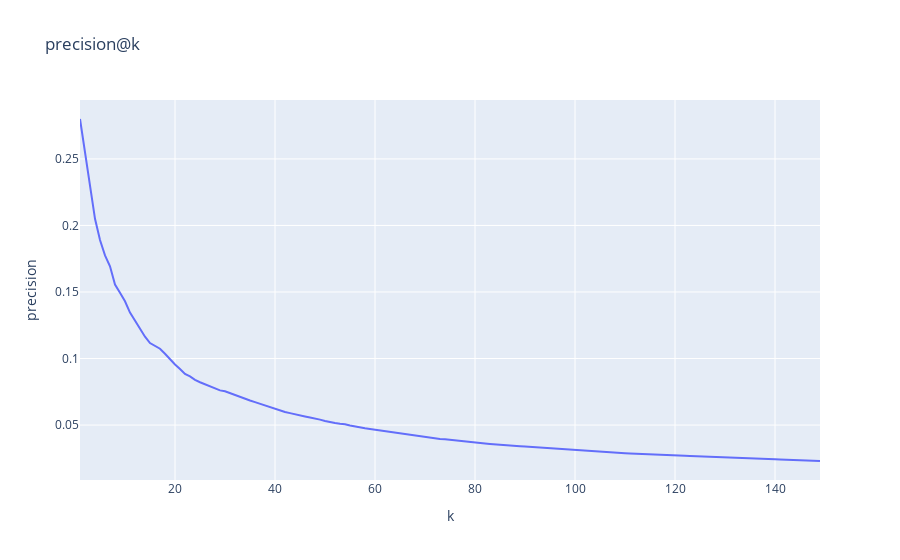
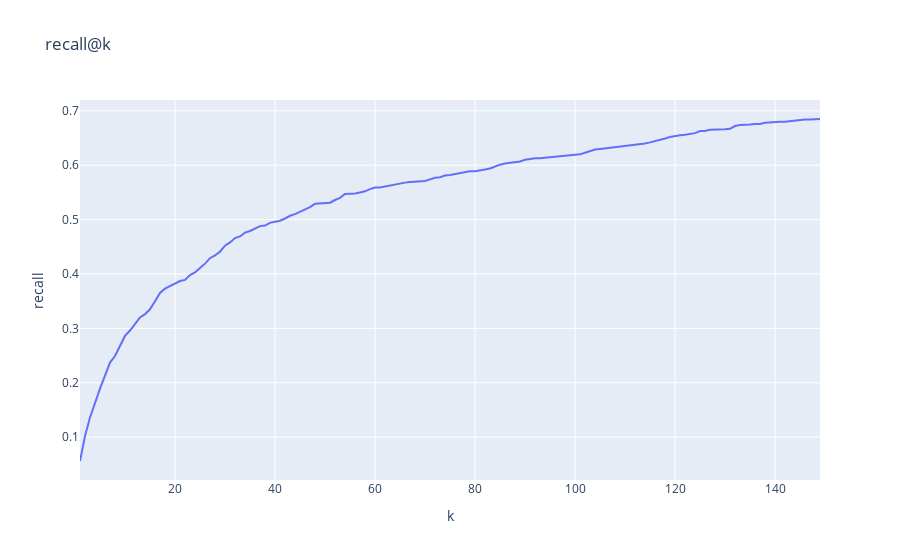
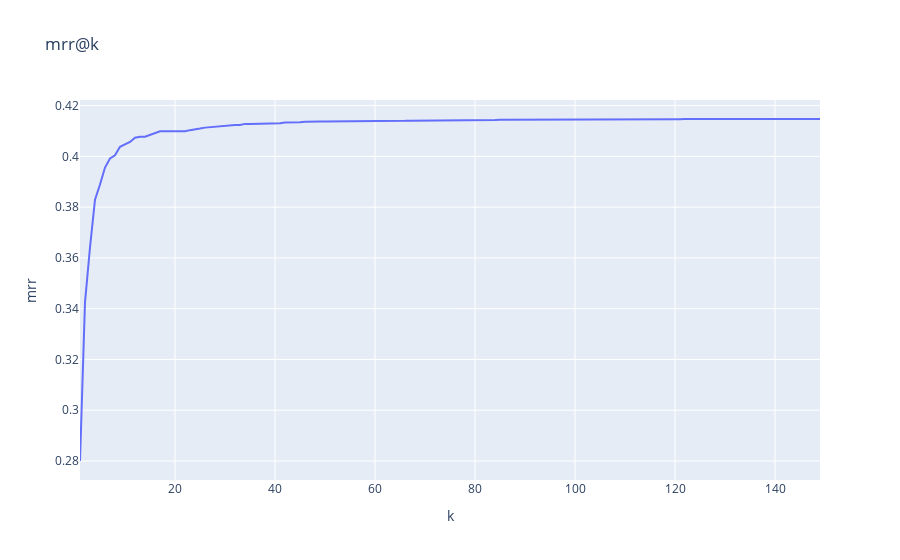

Here is the notebook cell these charts were saved with, in order:
### Code cell
import plotly.express as px
present = {"precision" :precisionk , "k" : ky}
fig = px.line(present ,  x =  'k',
              y = 'precision',
              title = 'precision@k')
fig.show()
present = {"recall" :recallk , "k" :ky}
fig = px.line(present ,  x =  'k',
              y = 'recall',
              title = 'recall@k')
fig.show()
present = {"mrr" :mrrk , "k" :ky}
fig = px.line(present ,  x =  'k',
              y = 'mrr',
              title = 'mrr@k')
fig.show()

### Figure 1 — Plotly figure (JSON) as saved in the notebook; plotly's stock layout.template omitted (floating-point values rounded to 4 significant figures; data arrays with more than 128 entries replaced by an {"elided": "..."} marker saying what was removed)
{"data": [{"hovertemplate": "k=%{x}<br>precision=%{y}<extra></extra>", "legendgroup": "", "line": {"color": "#636efa", "dash": "solid"}, "marker": {"symbol": "circle"}, "mode": "lines", "name": "", "orientation": "v", "showlegend": false, "type": "scatter", "x": {"elided": "149 int values"}, "xaxis": "x", "y": {"elided": "149 float values"}, "yaxis": "y"}], "layout": {"legend": {"tracegroupgap": 0}, "title": {"text": "precision@k"}, "xaxis": {"anchor": "y", "domain": [0, 1], "title": {"text": "k"}}, "yaxis": {"anchor": "x", "domain": [0, 1], "title": {"text": "precision"}}}}

### Figure 2 — Plotly figure (JSON) as saved in the notebook; plotly's stock layout.template omitted (floating-point values rounded to 4 significant figures; data arrays with more than 128 entries replaced by an {"elided": "..."} marker saying what was removed)
{"data": [{"hovertemplate": "k=%{x}<br>recall=%{y}<extra></extra>", "legendgroup": "", "line": {"color": "#636efa", "dash": "solid"}, "marker": {"symbol": "circle"}, "mode": "lines", "name": "", "orientation": "v", "showlegend": false, "type": "scatter", "x": {"elided": "149 int values"}, "xaxis": "x", "y": {"elided": "149 float values"}, "yaxis": "y"}], "layout": {"legend": {"tracegroupgap": 0}, "title": {"text": "recall@k"}, "xaxis": {"anchor": "y", "domain": [0, 1], "title": {"text": "k"}}, "yaxis": {"anchor": "x", "domain": [0, 1], "title": {"text": "recall"}}}}

### Figure 3 — Plotly figure (JSON) as saved in the notebook; plotly's stock layout.template omitted (floating-point values rounded to 4 significant figures; data arrays with more than 128 entries replaced by an {"elided": "..."} marker saying what was removed)
{"data": [{"hovertemplate": "k=%{x}<br>mrr=%{y}<extra></extra>", "legendgroup": "", "line": {"color": "#636efa", "dash": "solid"}, "marker": {"symbol": "circle"}, "mode": "lines", "name": "", "orientation": "v", "showlegend": false, "type": "scatter", "x": {"elided": "149 int values"}, "xaxis": "x", "y": {"elided": "149 float values"}, "yaxis": "y"}], "layout": {"legend": {"tracegroupgap": 0}, "title": {"text": "mrr@k"}, "xaxis": {"anchor": "y", "domain": [0, 1], "title": {"text": "k"}}, "yaxis": {"anchor": "x", "domain": [0, 1], "title": {"text": "mrr"}}}}
